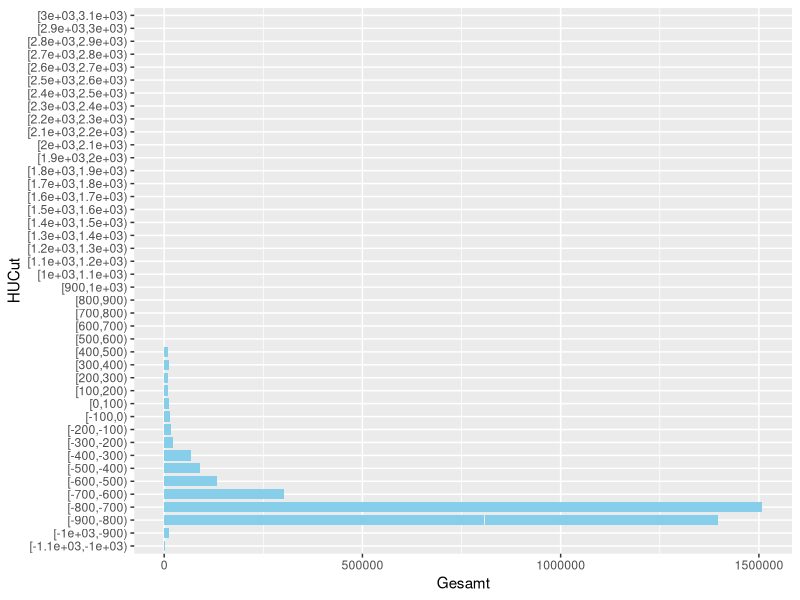
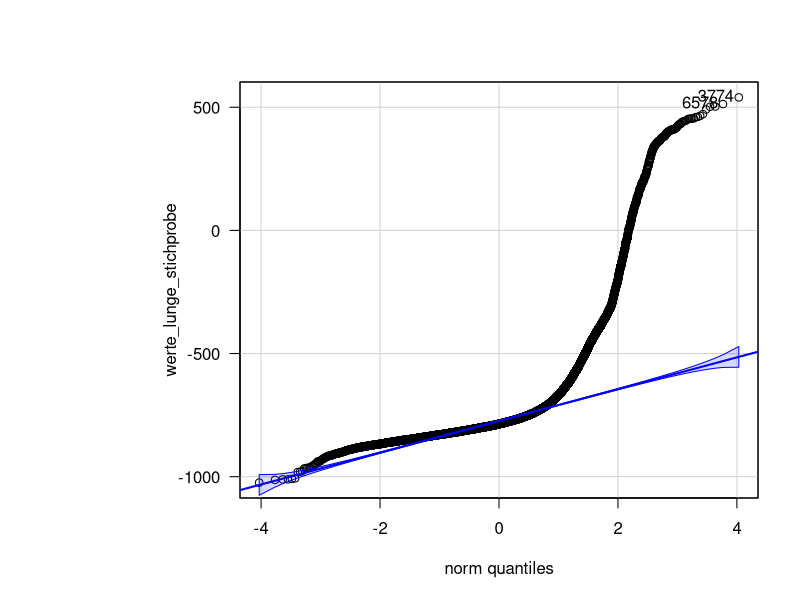

Source code (R) for these figures, in order:
## ---- chunk 1
library(car)
library(ggplot2)
library(tidyverse)
## ---- chunk 2
df_lunge <- read.csv2("Lungenlappendichte.csv")
head(df_lunge)
tail(df_lunge)
str(df_lunge)
sample_n(df_lunge, 5)
view(df_lunge)
## ---- chunk 3
df_lunge$Gesamt <- rowSums(df_lunge[, c("LU", "LO", "RU", "RM", "RO")])
view(df_lunge)
## ---- chunk 4
df_lunge$HUCut <- cut(df_lunge$HUDichte, breaks = seq(-1100, 3100, by = 100), right = FALSE)
df_lunge$HUCut <- factor(df_lunge$HUCut, ordered = TRUE)

gesamt_gruppiert <- tapply(df_lunge$Gesamt, df_lunge$HUCut, sum, na.rm = TRUE)
gesamt_gruppiert
## ---- chunk 5
par(mar=c(5.1, 12, 4.1, 2.1), las=1)
ggplot(df_lunge, aes(Gesamt, HUCut)) + geom_col(width = 0.8, fill = "skyblue") 
## ---- chunk 6
werte_lunge_roh <- rep(df_lunge$HUDichte, df_lunge$Gesamt) 
laenge_lunge_roh <- length(werte_lunge_roh)
laenge_lunge_roh
## ---- chunk 7

set.seed(42) 
werte_lunge_stichprobe <- sample(werte_lunge_roh, size = laenge_lunge_roh * 0.005)
qqPlot(werte_lunge_stichprobe)

